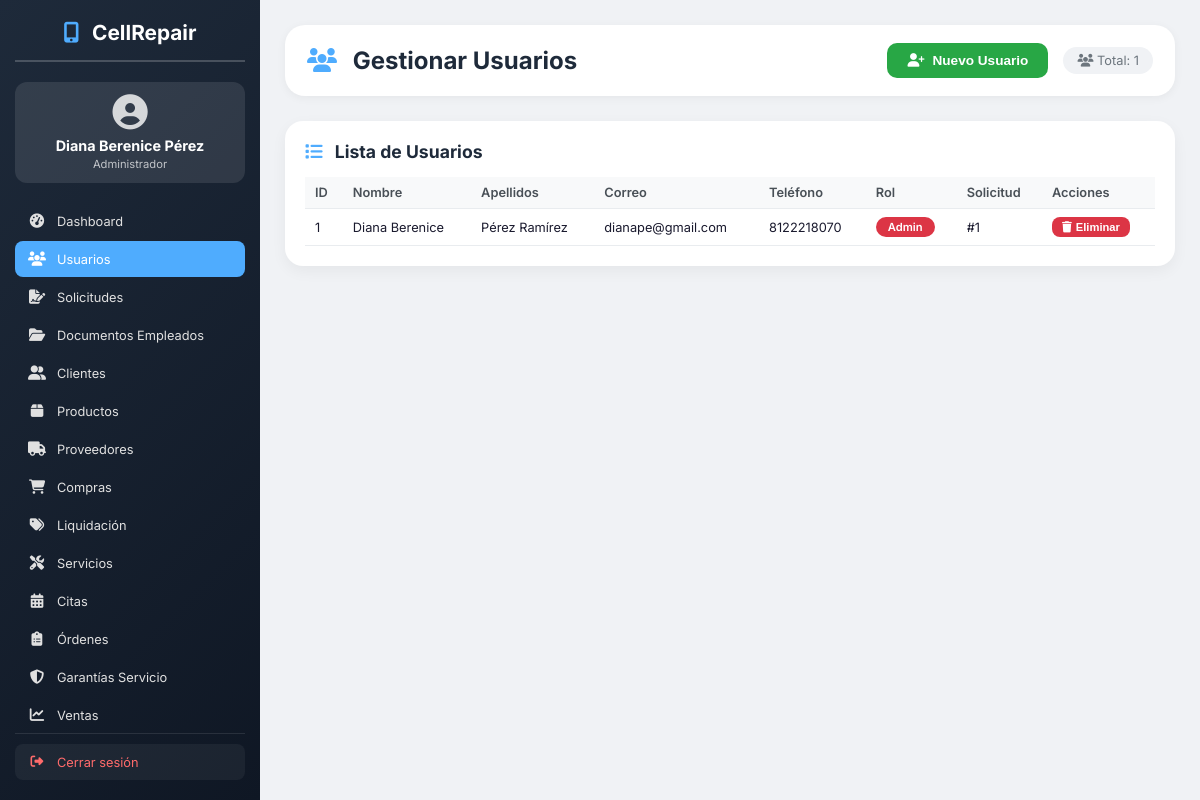
The page /usuarios.php (signed in) on the database its author committed.
### tables this page shows
CREATE TABLE Usuario (
    Id_usuario INT AUTO_INCREMENT PRIMARY KEY, 
    Id_solicitud INT NOT NULL, 
    Nombre VARCHAR(25) NOT NULL, 
    Apellido_pat VARCHAR(10) NOT NULL, 
    Apellido_mat VARCHAR(10), 
    Genero ENUM('Femenino', 'Masculino', 'Prefiero no Decirlo') NOT NULL, 
    Calle VARCHAR(45), 
    Num_exterior INT, 
    Num_interior INT, 
    Colonia VARCHAR(30), 
    Codigo_pos INT, 
    Municipio VARCHAR(25), 
    Estado VARCHAR(25), 
    Correo VARCHAR(50) UNIQUE NOT NULL, 
    Telefono VARCHAR(10), 
    RFC VARCHAR(13), 
    CURP VARCHAR(18) NOT NULL, 
    NSS VARCHAR(11) NOT NULL, 
    Estado_civil ENUM('Casado', 'Soltero', 'Viudo'), 
    Rol ENUM('Admin', 'Editor', 'Consultor') NOT NULL, 
    Salario DECIMAL(10,2) CHECK (Salario > 0), 
    Password VARCHAR(100) NOT NULL, 
    FOREIGN KEY (Id_solicitud) REFERENCES Solicitudes_Empleado(Id_solicitud)
);

### usuarios.php (the view, shortened to what this page needs)
<?php
include '../conexion.php';
$usuarios = $conn->query("SELECT u.*, s.Estado_soli
                         FROM Usuario u
                         LEFT JOIN Solicitudes_Empleado s ON u.Id_solicitud = s.Id_solicitud
                         ORDER BY u.Id_usuario DESC");
$total_usuarios = $usuarios->num_rows;
?>
<!DOCTYPE html>
<html lang="es">
<head>
    <link rel="stylesheet" href="https://cdnjs.cloudflare.com/ajax/libs/font-awesome/6.4.0/css/all.min.css">
</head>
<body>
    <div class="sidebar">
        <h2><i class="fas fa-mobile-alt"></i> <span>CellRepair</span></h2>
        <div class="user-info">
            <i class="fas fa-user-circle"></i>
            <h3><?php echo $_SESSION['usuario']; ?></h3>
            <p>Administrador</p>
        </div>
        <div class="menu-wrapper">
            <nav>
                <ul>
                    <li><a href="dashboard.php"><i class="fas fa-tachometer-alt"></i> <span>Dashboard</span></a></li>
                    <li><a href="usuarios.php" class="active"><i class="fas fa-users"></i> <span>Usuarios</span></a></li>
                    <li><a href="solicitudes_empleados.php"><i class="fas fa-file-signature"></i> <span>Solicitudes</span></a></li>
                    <li><a href="documentos_empleados.php"><i class="fas fa-folder-open"></i> <span>Documentos Empleados</span></a></li>
                    <li><a href="clientes.php"><i class="fas fa-user-friends"></i> <span>Clientes</span></a></li>
                    <li><a href="productos.php"><i class="fas fa-box"></i> <span>Productos</span></a></li>
                    <li><a href="proveedores.php"><i class="fas fa-truck"></i> <span>Proveedores</span></a></li>
                    <li><a href="compras.php"><i class="fas fa-shopping-cart"></i> <span>Compras</span></a></li>
                    <li><a href="liquidaciones.php"><i class="fas fa-tags"></i> <span>Liquidación</span></a></li>
                    <li><a href="servicios.php"><i class="fas fa-tools"></i> <span>Servicios</span></a></li>
                    <li><a href="citas.php"><i class="fas fa-calendar-alt"></i> <span>Citas</span></a></li>
                    <li><a href="ordenes.php"><i class="fas fa-clipboard-list"></i> <span>Órdenes</span></a></li>
                    <li><a href="garantias_servicio.php"><i class="fas fa-shield-alt"></i> <span>Garantías Servicio</span></a></li>
                    <li><a href="ventas.php"><i class="fas fa-chart-line"></i> <span>Ventas</span></a></li>
                </ul>
            </nav>
        </div>
        <div class="logout-wrapper">
            <a href="../logout.php" class="logout-btn">
                <i class="fas fa-sign-out-alt"></i> <span>Cerrar sesión</span>
            </a>
        </div>
    </div>
    <div class="main-content">
        <div class="header">
            <h1><i class="fas fa-users"></i> Gestionar Usuarios</h1>
            <div style="display: flex; align-items: center; gap: 15px;">
                <button class="btn-success" onclick="abrirModalUsuario()">
                    <i class="fas fa-user-plus"></i> Nuevo Usuario
                </button>
                <span class="badge-count"><i class="fas fa-users"></i> Total: <?php echo $total_usuarios; ?></span>
            </div>
        </div>
        <div class="card">
            <h3><i class="fas fa-list"></i> Lista de Usuarios</h3>
            <?php if ($total_usuarios > 0): ?>
                <div style="overflow-x:auto;">
                    <table>
                        <thead>
                            <tr>
                                <th>ID</th>
                                <th>Nombre</th>
                                <th>Apellidos</th>
                                <th>Correo</th>
                                <th>Teléfono</th>
                                <th>Rol</th>
                                <th>Solicitud</th>
                                <th>Acciones</th>
                            </tr>
                        </thead>
                        <tbody>
                            <?php while($row = $usuarios->fetch_assoc()): ?>
                            <tr>
                                <td><?php echo $row['Id_usuario']; ?></td>
                                <td><?php echo $row['Nombre']; ?></td>
                                <td><?php echo $row['Apellido_pat'] . ' ' . $row['Apellido_mat']; ?></td>
                                <td><?php echo $row['Correo']; ?></td>
                                <td><?php echo $row['Telefono'] ?: '—'; ?></td>
                                <td>
                                    <span class="rol-badge rol-<?php echo $row['Rol']; ?>">
                                        <?php echo $row['Rol']; ?>
                                    </span>
                                </td>
                                <td><?php echo $row['Id_solicitud'] ? '#' . $row['Id_solicitud'] : 'N/A'; ?></td>
                                <td>
                                    <form method="POST" onsubmit="return confirm('¿Eliminar este usuario?')">
                                        <button type="submit" name="eliminar" class="btn btn-danger btn-sm">
                                            <i class="fas fa-trash"></i> Eliminar
                                        </button>
                                    </form>
                                </td>
                            </tr>
                            <?php endwhile; ?>
                        </tbody>
                    </table>
                </div>
            <?php endif; ?>
        </div>
    </div>
</body>
</html>

### usuarios.php (style rules this page uses)
* { margin: 0; padding: 0; box-sizing: border-box; }
body { font-family: 'Inter', sans-serif; background: #f0f2f5; color: #1a1a2e; }
.sidebar { position: fixed; left: 0; top: 0; width: 260px; height: 100%; background: linear-gradient(135deg, #1e2a3a, #0f1724); color: white; padding: 20px 15px; z-index: 100; display: flex; flex-direction: column; overflow-y: auto; scroll-behavior: smooth; }
.sidebar h2 { font-size: 1.3rem; margin-bottom: 20px; padding-bottom: 15px; border-bottom: 2px solid rgba(255,255,255,0.2); text-align: center; flex-shrink: 0; }
.sidebar h2 i { margin-right: 8px; color: #4facfe; }
.sidebar .user-info { background: rgba(255,255,255,0.1); padding: 12px; border-radius: 12px; margin-bottom: 20px; text-align: center; flex-shrink: 0; }
.sidebar .user-info i { font-size: 2.2rem; margin-bottom: 8px; opacity: 0.8; }
.sidebar .user-info h3 { font-size: 0.9rem; margin-bottom: 3px; }
.sidebar .user-info p { font-size: 0.7rem; opacity: 0.7; }
.sidebar .menu-wrapper { flex: 1; overflow-y: auto; margin-bottom: 10px; }
.sidebar nav ul { list-style: none; padding: 0; margin: 0; }
.sidebar nav ul li { margin-bottom: 2px; }
.sidebar nav ul li a { display: flex; align-items: center; gap: 10px; padding: 8px 12px; color: #e0e0e0; text-decoration: none; border-radius: 8px; transition: all 0.3s; font-size: 0.8rem; min-height: 36px; white-space: nowrap; }
.sidebar nav ul li a i { width: 20px; font-size: 0.9rem; text-align: center; flex-shrink: 0; }
.sidebar nav ul li a span { font-size: 0.8rem; line-height: 1.2; }
.sidebar nav ul li a.active { background: #4facfe; color: white; }
.sidebar .logout-wrapper { flex-shrink: 0; padding-top: 10px; border-top: 1px solid rgba(255,255,255,0.1); }
.logout-btn { display: flex; align-items: center; gap: 10px; padding: 10px 12px; background: rgba(255,255,255,0.05); color: #ff6b6b; text-decoration: none; border-radius: 8px; transition: all 0.3s; font-size: 0.8rem; min-height: 36px; }
.logout-btn i { width: 20px; text-align: center; }
.main-content { margin-left: 260px; padding: 25px; }
.header { background: white; padding: 18px 22px; border-radius: 20px; margin-bottom: 25px; display: flex; justify-content: space-between; align-items: center; box-shadow: 0 2px 10px rgba(0,0,0,0.05); }
.header h1 { font-size: 1.5rem; color: #1e2a3a; }
.header h1 i { color: #4facfe; margin-right: 10px; }
.header .badge-count { background: #f0f2f5; padding: 6px 14px; border-radius: 20px; font-size: 0.8rem; color: #6c757d; }
.btn-success { background: #28a745; color: white; border: none; padding: 10px 20px; border-radius: 10px; font-weight: 600; cursor: pointer; transition: 0.3s; font-size: 0.85rem; display: inline-flex; align-items: center; gap: 8px; }
.card { background: white; border-radius: 18px; padding: 20px; margin-bottom: 25px; box-shadow: 0 5px 15px rgba(0,0,0,0.05); overflow-x: auto; }
.card h3 { font-size: 1.1rem; color: #1e2a3a; margin-bottom: 15px; }
.card h3 i { color: #4facfe; margin-right: 8px; }
.btn { padding: 6px 14px; border: none; border-radius: 8px; cursor: pointer; font-size: 0.75rem; font-weight: 600; transition: 0.3s; display: inline-flex; align-items: center; gap: 4px; }
.btn-danger { background: #dc3545; color: white; }
.btn-sm { padding: 4px 10px; font-size: 0.7rem; }
table { width: 100%; border-collapse: collapse; font-size: 0.8rem; }
th, td { padding: 8px 10px; text-align: left; border-bottom: 1px solid #e9ecef; }
th { background: #f8f9fa; font-weight: 600; color: #495057; }
.rol-badge { padding: 3px 12px; border-radius: 20px; font-size: 0.7rem; display: inline-block; font-weight: 600; }
.rol-Admin { background: #dc3545; color: white; }

### rows shown on the page
usuario: Id_usuario "1", Nombre "Diana Berenice", Apellido_pat "Pérez", Apellido_mat "Ramírez", Correo "dianape@gmail.com", Telefono "8122218070", Rol "Admin", Id_solicitud "1"

### other values the page prints
$_SESSION['usuario'] "Diana Berenice Pérez"
$total_usuarios "1"
